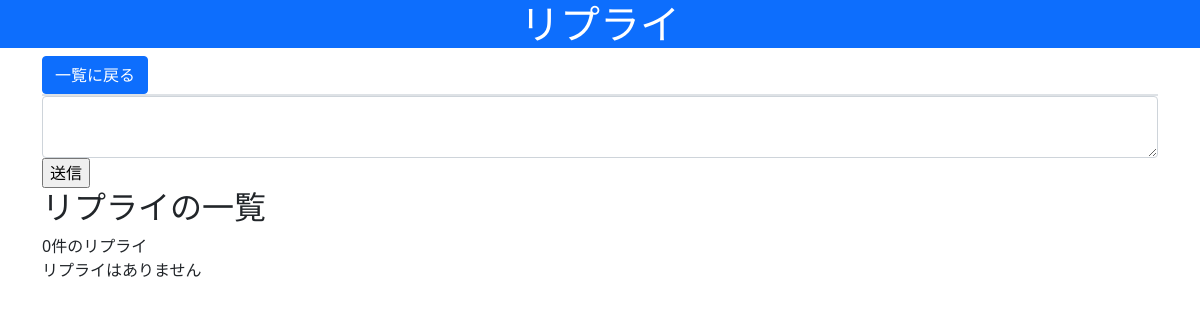
/reply/13/, run on an earlier commit of the app's database.
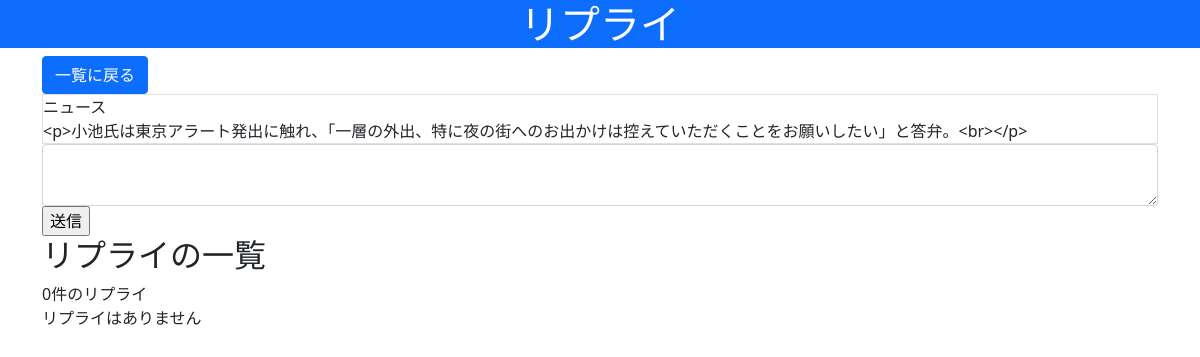
And on a later commit of the database.
### bbs/models.py (models this page shows, shortened)
class Topic(models.Model):
    category = models.ForeignKey(Category, verbose_name='カテゴリ', on_delete=models.CASCADE, null=True, blank=True)
    tag = models.ManyToManyField(Tag, verbose_name='タグ', blank=True)
    comment = models.TextField(verbose_name='コメント')
    name = models.CharField(verbose_name="名前", max_length=20, default="匿名")
    created_at = models.DateTimeField(auto_now_add=True)

class Category(models.Model):
    name = models.CharField(verbose_name='カテゴリ名', max_length=20)
    class Meta:
        verbose_name_plural = 'Categories'

### bbs/views.py (the view, shortened to what this page needs)
class ReplyView(View):
    def get(self, request, pk, *args, **kwargs):
        topic = Topic.objects.filter(id=pk).first()
        replies = Reply.objects.filter(target=pk)
        context = {'topic': topic, 'replies': replies}
        return render(request, 'bbs/reply.html', context)

### templates/bbs/reply.html (shortened to what this page needs)
<!DOCTYPE html>
<html lang="ja">
<head>
    <link href="https://cdn.jsdelivr.net/npm/bootstrap@5.0.2/dist/css/bootstrap.min.css" rel="stylesheet">
</head>
<body>
    <h1 class="bg-primary text-white text-center">リプライ</h1>
    <main class="container">
        <a class="btn btn-primary" href="{% url 'bbs:index' %}">一覧に戻る</a>
        <div class="border">
            <div>{{ topic.category.name }}</div>
            <div>{{ topic.comment }}</div>
        </div>
        <form action="{% url 'bbs:reply' topic.id %}" method="POST">
            <textarea class="form-control" name="comment"></textarea>
            <input type="submit" value="送信">
        </form>
        <h2>リプライの一覧</h2>
        <div>{{ replies|length }}件のリプライ</div>
        {% for reply in replies %}
        <div class="border">
            <div>{{ reply.id }}</div>
            <div>{{ reply.comment }}</div>
        </div>
        {% empty %}
        <div>リプライはありません</div>
        {% endfor %}
    </main>
</body>
</html>

What changed in the data, as far as the page shows it:
added Topic: category.name "ニュース", comment "<p>小池氏は東京アラート発出に触れ、「一層の外出、特に夜の街へのお出かけは控えていただくことをお願いしたい」と答弁。<br></p>"
